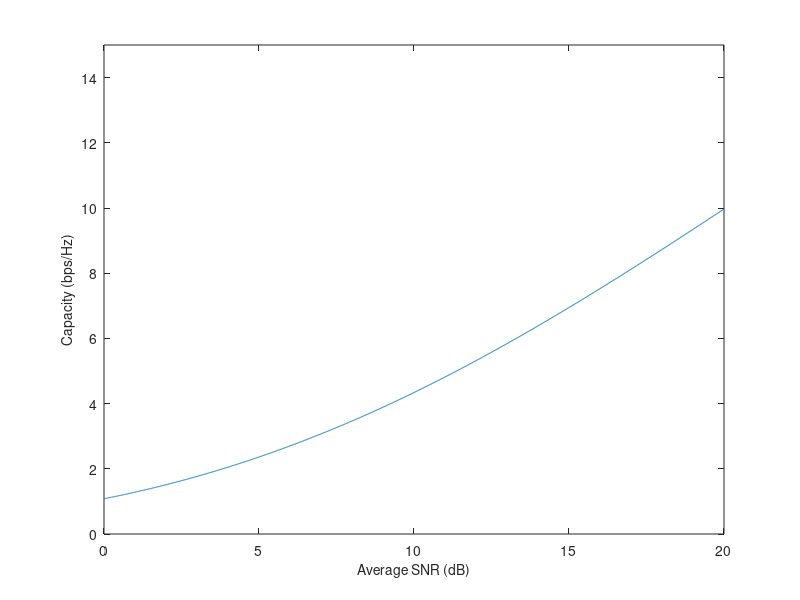

Recreate this plot in MATLAB.
% MATLAB script for Illustrative Problem 11.4

Nt = 2;                     % No. of transmit antennas
H = [1 0.5; 0.4 0.8];       % Channel realization
lamda = eig(H*H');          % Eigenvalue calculation
SNR_dB = 0:0.01:20;         % SNR in dB
SNR = power(10,SNR_dB/10);  
% Capacity calculation:
C = log2(1 + SNR*lamda(1)/Nt) + log2(1 + SNR*lamda(2)/Nt);
disp(['The eigenvales are:   ', num2str(lamda')]);
% Plot the results:
plot(SNR_dB,C)
axis([0 20 0 15])
xlabel('Average SNR (dB)','fontsize',10)
ylabel('Capacity (bps/Hz)','fontsize',10)